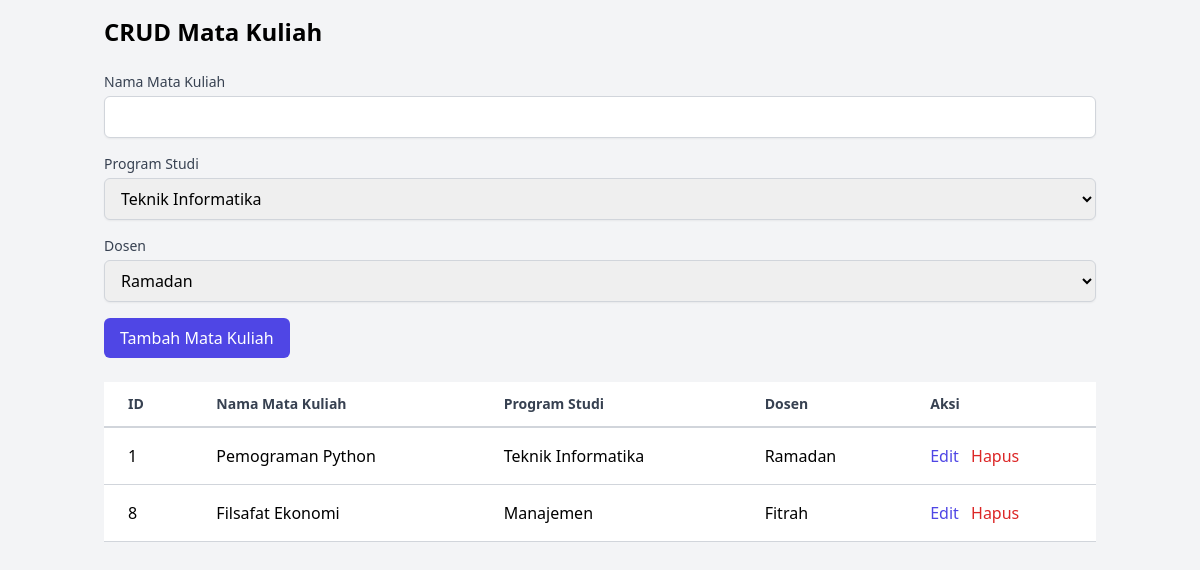
Screenshot of /pages/admin/crud_matkul.php (signed in) with the database file from the repository.
### tables this page shows
CREATE TABLE `mata_kuliah` (
  `id` int(11) NOT NULL,
  `nama_matkul` varchar(100) NOT NULL,
  `prodi_id` int(11) DEFAULT NULL,
  `dosen_id` int(11) DEFAULT NULL
);

CREATE TABLE `prodi` (
  `id` int(11) NOT NULL,
  `nama_prodi` varchar(100) NOT NULL,
  `fakultas_id` int(11) DEFAULT NULL
);

CREATE TABLE `dosen` (
  `id` int(11) NOT NULL,
  `nama_dosen` varchar(100) NOT NULL,
  `prodi_id` int(11) DEFAULT NULL
);

### pages/admin/crud_matkul.php (the view, shortened to what this page needs)
<?php
include '../../includes/db.php';
$result = $conn->query("
    SELECT mata_kuliah.id, mata_kuliah.nama_matkul, prodi.nama_prodi, dosen.nama_dosen
    FROM mata_kuliah
    JOIN prodi ON mata_kuliah.prodi_id = prodi.id
    JOIN dosen ON mata_kuliah.dosen_id = dosen.id
");
$prodi_result = $conn->query("SELECT * FROM prodi");
$dosen_result = $conn->query("SELECT * FROM dosen");
?>
<!DOCTYPE html>
<html lang="en">
<head>
    <link href="https://cdn.jsdelivr.net/npm/tailwindcss@2.2.19/dist/tailwind.min.css" rel="stylesheet">
</head>
<body class="bg-gray-100">
    <div class="container mx-auto p-4">
        <h1 class="text-2xl font-bold mb-6">CRUD Mata Kuliah</h1>
        <form method="POST" class="mb-6">
            <div class="mb-4">
                <label for="nama_matkul" class="block text-sm font-medium text-gray-700">Nama Mata Kuliah</label>
                <input type="text" name="nama_matkul" id="nama_matkul" class="mt-1 block w-full px-3 py-2 border border-gray-300 rounded-md shadow-sm focus:outline-none focus:ring-indigo-500 focus:border-indigo-500" required>
            </div>
            <div class="mb-4">
                <label for="prodi_id" class="block text-sm font-medium text-gray-700">Program Studi</label>
                <select name="prodi_id" id="prodi_id" class="mt-1 block w-full px-3 py-2 border border-gray-300 rounded-md shadow-sm focus:outline-none focus:ring-indigo-500 focus:border-indigo-500" required>
                    <?php while ($row = $prodi_result->fetch(PDO::FETCH_ASSOC)): ?>
                        <option value="<?php echo $row['id']; ?>"><?php echo $row['nama_prodi']; ?></option>
                    <?php endwhile; ?>
                </select>
            </div>
            <div class="mb-4">
                <label for="dosen_id" class="block text-sm font-medium text-gray-700">Dosen</label>
                <select name="dosen_id" id="dosen_id" class="mt-1 block w-full px-3 py-2 border border-gray-300 rounded-md shadow-sm focus:outline-none focus:ring-indigo-500 focus:border-indigo-500" required>
                    <?php while ($row = $dosen_result->fetch(PDO::FETCH_ASSOC)): ?>
                        <option value="<?php echo $row['id']; ?>"><?php echo $row['nama_dosen']; ?></option>
                    <?php endwhile; ?>
                </select>
            </div>
            <button type="submit" name="create" class="bg-indigo-600 text-white py-2 px-4 rounded-md hover:bg-indigo-700 focus:outline-none focus:ring-2 focus:ring-indigo-500 focus:ring-offset-2">Tambah Mata Kuliah</button>
        </form>
        <table class="min-w-full bg-white">
            <thead>
                <tr>
                    <th class="px-6 py-3 border-b-2 border-gray-300 text-left text-sm font-semibold text-gray-700">ID</th>
                    <th class="px-6 py-3 border-b-2 border-gray-300 text-left text-sm font-semibold text-gray-700">Nama Mata Kuliah</th>
                    <th class="px-6 py-3 border-b-2 border-gray-300 text-left text-sm font-semibold text-gray-700">Program Studi</th>
                    <th class="px-6 py-3 border-b-2 border-gray-300 text-left text-sm font-semibold text-gray-700">Dosen</th>
                    <th class="px-6 py-3 border-b-2 border-gray-300 text-left text-sm font-semibold text-gray-700">Aksi</th>
                </tr>
            </thead>
            <tbody>
                <?php while ($row = $result->fetch(PDO::FETCH_ASSOC)): ?>
                    <tr>
                        <td class="px-6 py-4 border-b border-gray-300"><?php echo $row['id']; ?></td>
                        <td class="px-6 py-4 border-b border-gray-300"><?php echo $row['nama_matkul']; ?></td>
                        <td class="px-6 py-4 border-b border-gray-300"><?php echo $row['nama_prodi']; ?></td>
                        <td class="px-6 py-4 border-b border-gray-300"><?php echo $row['nama_dosen']; ?></td>
                        <td class="px-6 py-4 border-b border-gray-300">
                            <a href="?edit=<?php echo $row['id']; ?>" class="text-indigo-600 hover:text-indigo-900">Edit</a>
                            <a href="?delete=<?php echo $row['id']; ?>" class="text-red-600 hover:text-red-900 ml-2" onclick="return confirm('Apakah Anda yakin ingin menghapus?')">Hapus</a>
                        </td>
                    </tr>
                <?php endwhile; ?>
            </tbody>
        </table>
    </div>
</body>
</html>

### rows the page displays
mata_kuliah: id "1", nama_matkul "Pemograman Python", prodi.nama_prodi "Teknik Informatika", dosen.nama_dosen "Ramadan"
mata_kuliah: id "8", nama_matkul "Filsafat Ekonomi", prodi.nama_prodi "Manajemen", dosen.nama_dosen "Fitrah"

### other values shown
form field prodi_id "Teknik Informatika"
form field dosen_id "Ramadan"
